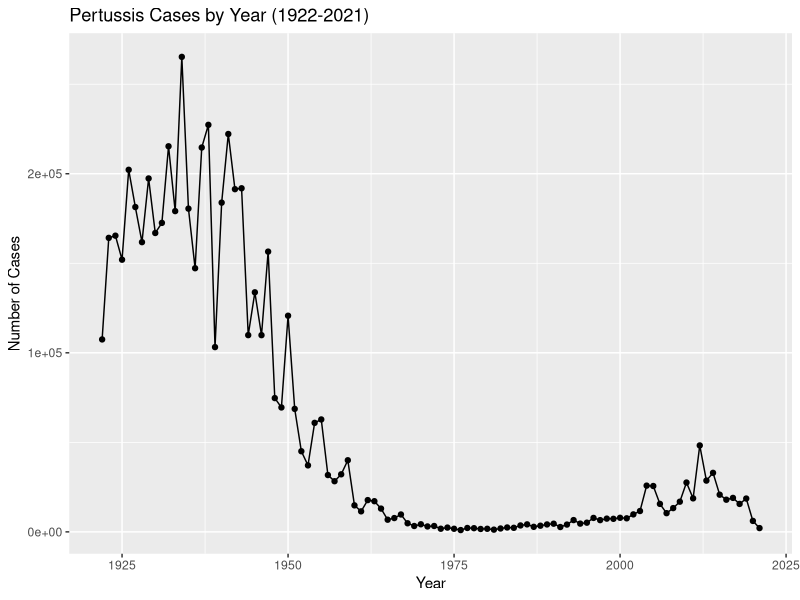
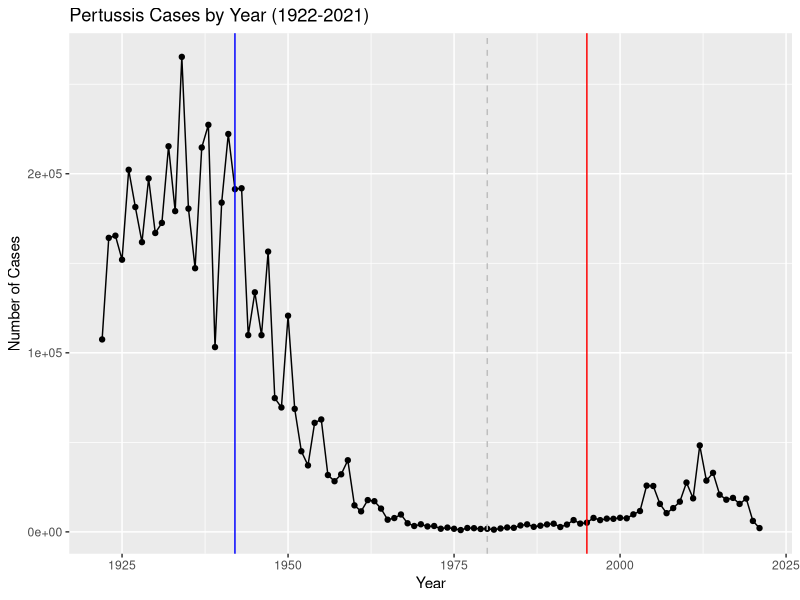

These figures' R source, in order: (Note: this script raises an error after producing the figures.)
## ---- chunk 1
cdc <- data.frame(
                                 Year = c(1922L,1923L,1924L,1925L,
                                          1926L,1927L,1928L,1929L,1930L,1931L,
                                          1932L,1933L,1934L,1935L,1936L,
                                          1937L,1938L,1939L,1940L,1941L,1942L,
                                          1943L,1944L,1945L,1946L,1947L,
                                          1948L,1949L,1950L,1951L,1952L,
                                          1953L,1954L,1955L,1956L,1957L,1958L,
                                          1959L,1960L,1961L,1962L,1963L,
                                          1964L,1965L,1966L,1967L,1968L,1969L,
                                          1970L,1971L,1972L,1973L,1974L,
                                          1975L,1976L,1977L,1978L,1979L,1980L,
                                          1981L,1982L,1983L,1984L,1985L,
                                          1986L,1987L,1988L,1989L,1990L,
                                          1991L,1992L,1993L,1994L,1995L,1996L,
                                          1997L,1998L,1999L,2000L,2001L,
                                          2002L,2003L,2004L,2005L,2006L,2007L,
                                          2008L,2009L,2010L,2011L,2012L,
                                          2013L,2014L,2015L,2016L,2017L,2018L,
                                          2019L,2020L,2021L),
         Cases = c(107473,164191,165418,152003,
                                          202210,181411,161799,197371,
                                          166914,172559,215343,179135,265269,
                                          180518,147237,214652,227319,103188,
                                          183866,222202,191383,191890,109873,
                                          133792,109860,156517,74715,69479,
                                          120718,68687,45030,37129,60886,
                                          62786,31732,28295,32148,40005,
                                          14809,11468,17749,17135,13005,6799,
                                          7717,9718,4810,3285,4249,3036,
                                          3287,1759,2402,1738,1010,2177,2063,
                                          1623,1730,1248,1895,2463,2276,
                                          3589,4195,2823,3450,4157,4570,
                                          2719,4083,6586,4617,5137,7796,6564,
                                          7405,7298,7867,7580,9771,11647,
                                          25827,25616,15632,10454,13278,
                                          16858,27550,18719,48277,28639,32971,
                                          20762,17972,18975,15609,18617,
                                          6124,2116)
       )
## ---- chunk 2
library(ggplot2)

ggplot(cdc) +
  aes(Year, Cases) +
  geom_point() +
  geom_line() +
  labs(x = "Year", y = "Number of Cases", title = "Pertussis Cases by Year (1922-2021)")

## ---- chunk 3
ggplot(cdc) +
  aes(Year, Cases) +
  geom_point() +
  geom_line() +
  labs(x = "Year", y = "Number of Cases", title = "Pertussis Cases by Year (1922-2021)") + 
  geom_vline(xintercept=1942, color = "blue") +
  geom_vline(xintercept=1980, color = "gray", linetype=2) +
  geom_vline(xintercept=1995, color = "red")
## ---- chunk 4
library(jsonlite)

subject <- read_json("https://www.cmi-pb.org/api/subject", simplifyVector = TRUE) 

head(subject, 3)
## ---- chunk 5
table(subject$infancy_vac)
## ---- chunk 6
table(subject$biological_sex)
## ---- chunk 7
table(subject$race)
## ---- chunk 8
table(subject$race, subject$biological_sex)
## ---- chunk 9
specimen <- read_json("http://cmi-pb.org/api/specimen", simplifyVector = TRUE)

head(specimen)
## ---- chunk 10
library(dplyr)

meta <- inner_join(subject, specimen)
dim(meta)
head(meta)
## ---- chunk 11
ab <- read_json("https://www.cmi-pb.org/api/ab_titer", simplifyVector = TRUE) 

head(ab)
## ---- chunk 12
abdata <- inner_join(meta, ab)
dim(abdata)
## ---- chunk 13
head(abdata)
## ---- chunk 14
table(abdata$isotype)
## ---- chunk 15
table(abdata$visit)
## ---- chunk 16
ig1 <- abdata %>% filter(isotype == "IgG1", visit!=8)
head(ig1)
## ---- chunk 17
library(ggplot2)

ggplot(ig1) +
  aes(MFI, antigen) +
  geom_boxplot()
## ---- chunk 18
ggplot(ig1) +
  aes(MFI, antigen) +
  geom_boxplot() + 
  facet_wrap(vars(visit), nrow=2)
## ---- chunk 19
ggplot(ig1) +
  aes(MFI, antigen, col=infancy_vac ) +
  geom_boxplot(show.legend = FALSE) + 
  facet_wrap(vars(visit), nrow=2) +
  theme_bw()
## ---- chunk 20
ggplot(ig1) +
  aes(MFI, antigen, col=infancy_vac ) +
  geom_boxplot(show.legend = FALSE) + 
  facet_wrap(vars(infancy_vac, visit), nrow=2)
## ---- chunk 21
filter(ig1, antigen=="Measles") %>%
  ggplot() +
  aes(MFI, col=infancy_vac) +
  geom_boxplot(show.legend = FALSE) +
  facet_wrap(vars(visit)) +
  theme_bw()
## ---- chunk 22
filter(ig1, antigen=="FIM2/3") %>%
  ggplot() +
  aes(MFI, col=infancy_vac) +
  geom_boxplot(show.legend = FALSE) +
  facet_wrap(vars(visit)) +
  theme_bw()
